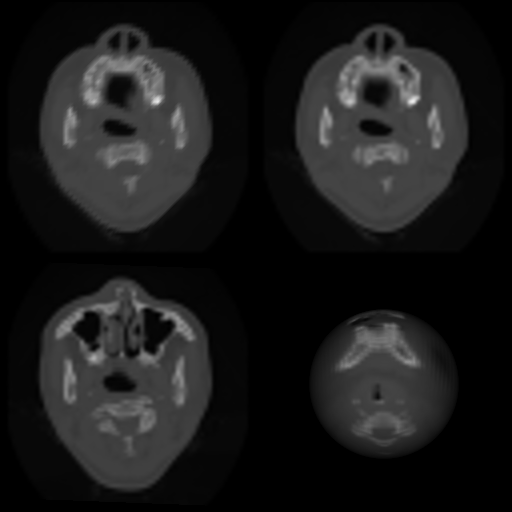

Here is the Python script that generated this plot:
#!/usr/bin/env python

# Test vtkImageProbeFilter with plane and sphere probing on a CT volume.

# Factory overrides
import vtkmodules.vtkInteractionStyle  # noqa: F401
import vtkmodules.vtkRenderingFreeType  # noqa: F401
import vtkmodules.vtkRenderingOpenGL2  # noqa: F401

import os

from vtkmodules.vtkCommonCore import vtkLookupTable, vtkMath
from vtkmodules.vtkCommonTransforms import vtkTransform
from vtkmodules.vtkFiltersSources import vtkPlaneSource, vtkSphereSource
from vtkmodules.vtkIOImage import vtkImageReader2
from vtkmodules.vtkImagingCore import (
    vtkImageCast,
    vtkImageInterpolator,
    vtkImageMapToColors,
    vtkImageProbeFilter,
)
from vtkmodules.vtkRenderingCore import (
    vtkActor,
    vtkDataSetMapper,
    vtkRenderWindow,
    vtkRenderWindowInteractor,
    vtkRenderer,
)

# Image file info
extent = [0, 63, 0, 63, 1, 93]
origin = [0.0, 0.0, 0.0]
spacing = [3.2, 3.2, 1.5]

# Read CT image
reader = vtkImageReader2()
reader.SetDataByteOrderToLittleEndian()
reader.SetDataExtent(extent)
reader.SetDataOrigin(origin)
reader.SetDataSpacing(spacing)
data_dir = os.environ.get("VPE_DATA_DIR", os.path.dirname(os.path.abspath(__file__)))

reader.SetFilePrefix(os.path.join(data_dir, "headsq", "quarter"))

# Grayscale lookup table
table = vtkLookupTable()
table.SetRampToLinear()
table.SetRange(0.0, 4095.0)
table.SetValueRange(0.0, 1.0)
table.SetSaturationRange(0.0, 0.0)
table.Build()

# Create RGBA data
colors = vtkImageMapToColors()
colors.SetOutputFormatToRGBA()
colors.SetInputConnection(reader.GetOutputPort())
colors.SetLookupTable(table)

# --- Viewport 0 (upper left): probe RGBA onto plane, default ---
plane_0 = vtkPlaneSource()
plane_0.SetOrigin(0.0, 0.0, 69.75)
plane_0.SetPoint1(201.6, 0.0, 69.75)
plane_0.SetPoint2(0.0, 201.6, 69.75)
plane_0.SetXResolution(63)
plane_0.SetYResolution(63)

probe_0 = vtkImageProbeFilter()
probe_0.SetSourceConnection(colors.GetOutputPort())
probe_0.SetInputConnection(plane_0.GetOutputPort())

mapper_0 = vtkDataSetMapper()
mapper_0.SetInputConnection(probe_0.GetOutputPort())

actor_0 = vtkActor()
actor_0.SetMapper(mapper_0)

renderer_0 = vtkRenderer()
renderer_0.AddViewProp(actor_0)
renderer_0.SetViewport(0.0, 0.5, 0.5, 1.0)

# --- Viewport 1 (upper right): probe RGBA onto plane, cubic ---
plane_1 = vtkPlaneSource()
plane_1.SetOrigin(0.0, 0.0, 69.75)
plane_1.SetPoint1(201.6, 0.0, 69.75)
plane_1.SetPoint2(0.0, 201.6, 69.75)
plane_1.SetXResolution(255)
plane_1.SetYResolution(255)

interpolator_1 = vtkImageInterpolator()
interpolator_1.SetInterpolationModeToCubic()

probe_1 = vtkImageProbeFilter()
probe_1.SetInterpolator(interpolator_1)
probe_1.SetSourceConnection(colors.GetOutputPort())
probe_1.SetInputConnection(plane_1.GetOutputPort())

mapper_1 = vtkDataSetMapper()
mapper_1.SetInputConnection(probe_1.GetOutputPort())

actor_1 = vtkActor()
actor_1.SetMapper(mapper_1)

renderer_1 = vtkRenderer()
renderer_1.AddViewProp(actor_1)
renderer_1.SetViewport(0.5, 0.5, 1.0, 1.0)

# --- Viewport 2 (lower left): probe int data onto oblique plane, cubic ---
center = [100.8, 100.8, 69.75]
point_0_oblique = [0.0, 0.0, 69.75]
point_1_oblique = [201.6, 0.0, 69.75]
point_2_oblique = [0.0, 201.6, 69.75]

transform_2 = vtkTransform()
transform_2.PostMultiply()
transform_2.Translate(-center[0], -center[1], -center[2])
transform_2.RotateWXYZ(-20.0, 0.99388, 0.0, 0.11043)
transform_2.Translate(center[0], center[1], center[2])
point_0_oblique = list(transform_2.TransformPoint(point_0_oblique))
point_1_oblique = list(transform_2.TransformPoint(point_1_oblique))
point_2_oblique = list(transform_2.TransformPoint(point_2_oblique))

plane_2 = vtkPlaneSource()
plane_2.SetOrigin(point_0_oblique)
plane_2.SetPoint1(point_1_oblique)
plane_2.SetPoint2(point_2_oblique)
plane_2.SetXResolution(255)
plane_2.SetYResolution(255)

interpolator_2 = vtkImageInterpolator()
interpolator_2.SetInterpolationModeToCubic()

probe_2 = vtkImageProbeFilter()
probe_2.SetInterpolator(interpolator_2)
probe_2.SetSourceConnection(reader.GetOutputPort())
probe_2.SetInputConnection(plane_2.GetOutputPort())

mapper_2 = vtkDataSetMapper()
mapper_2.SetInputConnection(probe_2.GetOutputPort())
mapper_2.SetLookupTable(table)
mapper_2.UseLookupTableScalarRangeOn()

actor_2 = vtkActor()
actor_2.SetMapper(mapper_2)

renderer_2 = vtkRenderer()
renderer_2.AddViewProp(actor_2)
renderer_2.SetViewport(0.0, 0.0, 0.5, 0.5)

# --- Viewport 3 (lower right): probe float data onto sphere, linear ---
surface = vtkSphereSource()
surface.SetCenter(100.8, 100.8, 69.75)
surface.SetRadius(60.0)
surface.SetPhiResolution(200)
surface.SetThetaResolution(200)

cast = vtkImageCast()
cast.SetInputConnection(reader.GetOutputPort())
cast.SetOutputScalarTypeToFloat()

interpolator_3 = vtkImageInterpolator()

probe_3 = vtkImageProbeFilter()
probe_3.SetInterpolator(interpolator_3)
probe_3.SetSourceConnection(cast.GetOutputPort())
probe_3.SetInputConnection(surface.GetOutputPort())

mapper_3 = vtkDataSetMapper()
mapper_3.SetInputConnection(probe_3.GetOutputPort())
mapper_3.SetLookupTable(table)
mapper_3.UseLookupTableScalarRangeOn()

actor_3 = vtkActor()
actor_3.SetMapper(mapper_3)

renderer_3 = vtkRenderer()
renderer_3.AddViewProp(actor_3)
renderer_3.SetViewport(0.5, 0.0, 1.0, 0.5)

# Window
render_window = vtkRenderWindow()
render_window.AddRenderer(renderer_0)
render_window.AddRenderer(renderer_1)
render_window.AddRenderer(renderer_2)
render_window.AddRenderer(renderer_3)
render_window.SetSize(512, 512)
render_window.SetWindowName("image probe")

# Scene
renderer_0.ResetCamera()
renderer_0.GetActiveCamera().ParallelProjectionOn()
renderer_0.GetActiveCamera().SetParallelScale(102.4)

renderer_1.ResetCamera()
renderer_1.GetActiveCamera().ParallelProjectionOn()
renderer_1.GetActiveCamera().SetParallelScale(102.4)

renderer_2.ResetCamera()
renderer_2.GetActiveCamera().ParallelProjectionOn()
renderer_2.GetActiveCamera().SetParallelScale(102.4)

renderer_3.ResetCamera()
renderer_3.GetActiveCamera().ParallelProjectionOn()
renderer_3.GetActiveCamera().SetParallelScale(102.4)

# Interactor
interactor = vtkRenderWindowInteractor()
interactor.SetRenderWindow(render_window)

interactor.Initialize()
interactor.Start()
